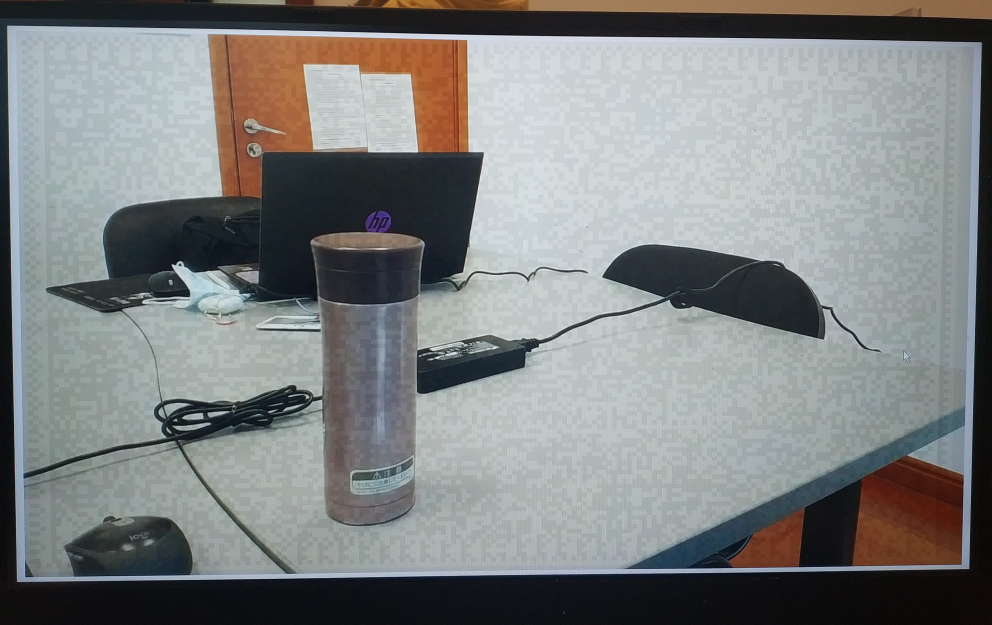
#> input picture r1.jpg, 3967 x 2498 px (shown at 1/4 size)
$ python -i detect.py   (imports and definitions only)
#> lines starting #> are read from the running program, lines starting #| are printed output that depends on the picture; after the words box and inside, x2 and y2 are one past the last pixel; in counts of white or black regions, pixels touching at a corner belong together
import cv2
import numpy as np
import math


# 配置数据
class Config:
    def __init__(self):
        pass

    min_area = 1000000
    min_contours = 30
    epsilon_start = 10
    epsilon_step = 10


def order_points(pts):
    # initialzie a list of coordinates that will be ordered
    # such that the first entry in the list is the top-left,
    # the second entry is the top-right, the third is the
    # bottom-right, and the fourth is the bottom-left
    rect = np.zeros((4, 2), dtype="float32")

    # the top-left point will have the smallest sum, whereas
    # the bottom-right point will have the largest sum
    s = pts.sum(axis=1)
    rect[0] = pts[np.argmin(s)]
    rect[2] = pts[np.argmax(s)]

    # now, compute the difference between the points, the
    # top-right point will have the smallest difference,
    # whereas the bottom-left will have the largest difference
    diff = np.diff(pts, axis=1)
    rect[1] = pts[np.argmin(diff)]
    rect[3] = pts[np.argmax(diff)]

    # return the ordered coordinates
    return rect


# 求两点间的距离
def point_distance(a, b):
    return int(np.sqrt(np.sum(np.square(a - b))))


# 找出外接四边形, c是轮廓的坐标数组
def boundingBox(idx, c):
    if len(c) < Config.min_contours:
        return None
    epsilon = Config.epsilon_start
    while True:
        approxBox = cv2.approxPolyDP(c, epsilon, True)

        # 求出拟合得到的多边形的面积
        theArea = math.fabs(cv2.contourArea(approxBox))
        # 输出拟合信息
        # print("contour idx: %d ,contour_len: %d ,epsilon: %d ,approx_len: %d ,approx_area: %s" % (
        # idx, len(c), epsilon, len(approxBox), theArea))
        if (len(approxBox) < 4):
            return None
        if theArea > Config.min_area:
            if (len(approxBox) > 4):
                # epsilon 增长一个步长值
                epsilon += Config.epsilon_step
                continue
            else:  # approx的长度为4，表明已经拟合成矩形了
                # 转换成4*2的数组
                approxBox = approxBox.reshape((4, 2))
                return approxBox
        else:
            # print("failed to find boundingBox,idx = %d area=%f" % (idx, theArea))
            return None


# -----------------------------------------------------------------------------------------------

def detect_one(image, thres, file_name='', debug=False):
    # 转成灰度图
    gray = cv2.cvtColor(image, cv2.COLOR_BGR2GRAY)

    # 中值滤波平滑，消除噪声
    binary = cv2.medianBlur(gray, 3)

    if debug:
        # 显示转换后的二值图像
        cv2.imshow("gray", binary)
        cv2.waitKey()

    # 转换为二值图像
    ret, binary = cv2.threshold(binary, thres, 255, cv2.THRESH_BINARY)
    if debug:
        # 显示转换后的二值图像
        cv2.imshow("binary", binary)
        cv2.waitKey()

    # 进行2次腐蚀操作（erosion）
    # 腐蚀操作将会腐蚀图像中白色像素，可以将断开的线段连接起来
    # binary = cv2.dilate(binary, None, iterations=2)
    # if debug:
    #     # 显示腐蚀后的图像
    #     cv2.imshow("dilate", binary)
    #     cv2.waitKey()

    # canny 边缘检测
    binary = cv2.Canny(binary, 0, 255, apertureSize=3)
    if debug:
        # 显示边缘检测的结果
        cv2.imshow("Canny", binary)
        cv2.waitKey()

    # 提取轮廓
    contours, _ = cv2.findContours(binary, cv2.RETR_EXTERNAL, cv2.CHAIN_APPROX_SIMPLE)
    if debug:
        # 输出轮廓数目
        print("the count of contours is  %d" % (len(contours)))

    find = False
    detected = []
    # 针对每个轮廓，拟合外接四边形,如果成功，则将该区域切割出来，作透视变换，并保存为图片文件
    for idx, c in enumerate(contours):
        if debug:
            img = image.copy()
            cv2.drawContours(img, c, -1, (0, 0, 255), 3)
            cv2.imshow('cx', img)
            cv2.waitKey()

        approxBox = boundingBox(idx, c)
        if approxBox is None:
            # print("box none")
            continue

        # 获取最小矩形包络
        rect = cv2.minAreaRect(approxBox)
        box = cv2.boxPoints(rect)
        box = np.int0(box)
        box = box.reshape(4, 2)
        box = order_points(box)

        # 待切割区域的原始位置，
        # approxPolygon 点重排序, [top-left, top-right, bottom-right, bottom-left]
        src_rect = order_points(approxBox)

        w, h = point_distance(box[0], box[1]), point_distance(box[1], box[2])

        # 生成透视变换矩阵
        dst_rect = np.array([
            [0, 0],
            [w - 1, 0],
            [w - 1, h - 1],
            [0, h - 1]],
            dtype="float32")

        # 透视变换
        M = cv2.getPerspectiveTransform(src_rect, dst_rect)

        # 得到透视变换后的图像
        warped = cv2.warpPerspective(image, M, (w, h))

        if not debug:
            return warped
        else:
            # 将变换后的结果图像写入png文件
            cv2.imwrite(file_name + "piece%d.png" % idx, warped, [int(cv2.IMWRITE_PNG_COMPRESSION), 9])
            find = True
            detected.append(idx)
    zero = np.zeros(1)
    return zero


def detect(img):
    for i in range(50, 250, 10):
        d = detect_one(img, i)
        if d.shape[0] > 100:
            #print(i)
            return d
    print('Fail to detect')

>>> import cv2
>>> picture = cv2.imread('r1.jpg')
#> picture is the input picture: shape (2498, 3967, 3); mean B, G, R 129.8, 130.1, 127
#> the loop in detect, `for i in range(50, 250, 10):` made 2 passes
#> (ret in detect_one, d) on pass 1: (50, [0])
#> ret in detect_one on pass 2: 60
#> pass 1, in detect_one, `gray = cv2.cvtColor(image, cv2.COLOR_BGR2GRAY)`:
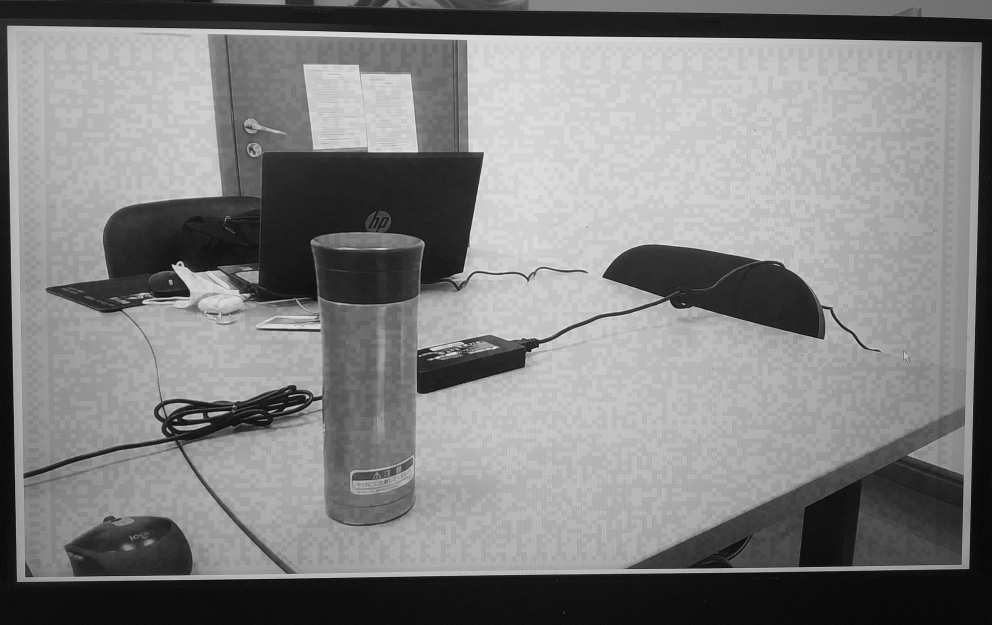
#> gray: shape (2498, 3967) (shown at 1/4 size); min 0, max 253, mean 129.1
#> pass 1, in detect_one, `ret, binary = cv2.threshold(binary, thres, 255, cv2.THRESH_BINARY)`:
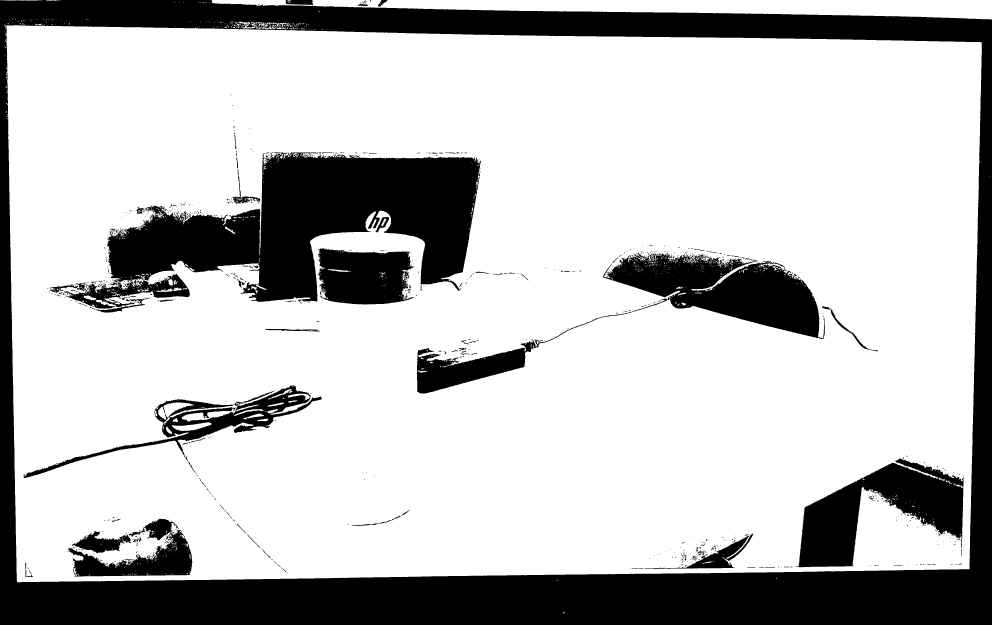
#> binary: shape (2498, 3967) (shown at 1/4 size); 75.2% white; 1054 black regions (840 under 20 px), largest, box (x1, y1, x2, y2) and area: (0, 0, 3967, 2498) 1402536, (255, 610, 1924, 1250) 499031, (1668, 1012, 3300, 1574) 198457
#> pass 1, in detect_one, `binary = cv2.Canny(binary, 0, 255, apertureSize=3)`:
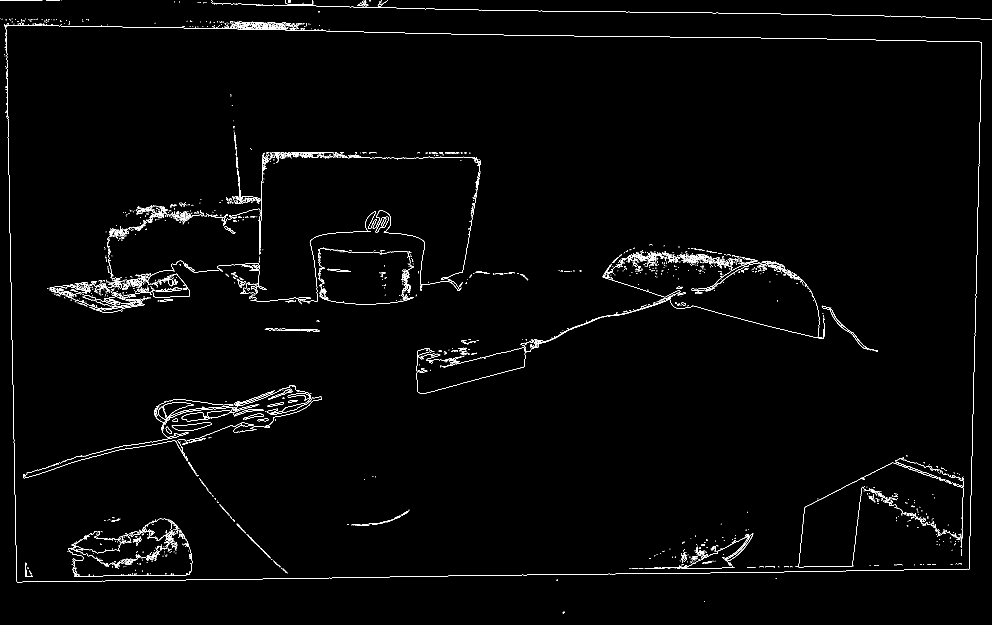
#> binary: shape (2498, 3967) (shown at 1/4 size); 0.83% white in thin lines or dots
>>> result = detect(picture)
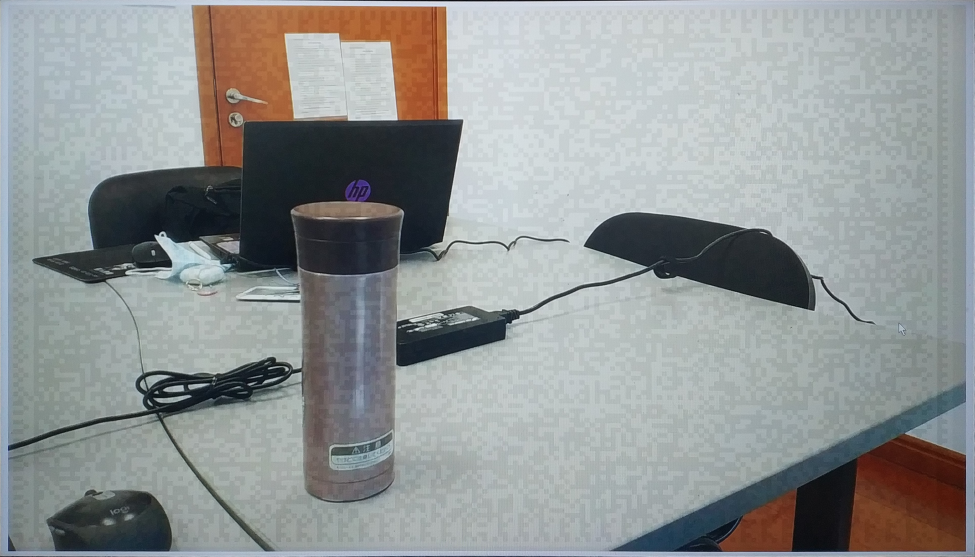
#> result: shape (2225, 3897, 3) (shown at 1/4 size); mean B, G, R 148.9, 149.1, 145
